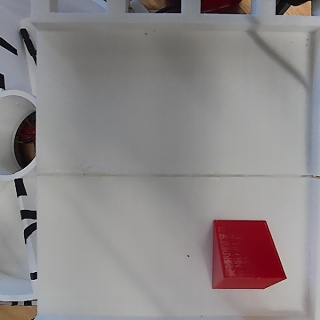
#> input picture _shot_camera.jpg, 320 x 320 px
$ python -i check_capture_session.py   (imports and definitions only)   (older library calls are emulated)
#> lines starting #> are read from the running program, lines starting #| are printed output that depends on the picture; after the words box and inside, x2 and y2 are one past the last pixel; in counts of white or black regions, pixels touching at a corner belong together
#> further down, picture is the input picture: shape (320, 320, 3); mean B, G, R 136.9, 136.3, 141.3
#!/usr/bin/env python3
"""采集会话质检（PC 侧）—— 一边拍一边看，别等 140 张拍完才发现废了。

## 检查什么

| 指标 | 判据 | 说明 |
|---|---|---|
| 托盘占宽 | 78~87% | 与 v11 训练口径一致（`cam_verdict.py` 同款白块口径）|
| 托盘占高 | ≥90% | 训练帧托盘纵贯画面 |
| 网格主方向 | \|角\| ≤ 5° | 相机滚转 |
| 清晰度 laplacian | 记录，**不作判据** | 跨场景不可比，只看同场景相对变化 |
| v11 检出 | ≥1 件 | 0 件 ⇒ 布局没摆好/太暗/糊 |
| 与上一帧差异 | >0.3% 像素 | 太小 ⇒ 你没换布局，等于重复样本 |
| 过曝/过暗 | 过曝(≥250)占比 ≤5%，均值 ≥40 | 补光灯 255 满亮时容易过曝 |

## 用法

    # 本地目录（scp 回来以后）
    python check_capture_session.py _dataset_tilt30/tilt30_20261030-200000

    # 只看汇总，不打逐帧表
    python check_capture_session.py <dir> --quiet

    # 抽检：只看前 20 张
    python check_capture_session.py <dir> --limit 20

退出码：0 = 无致命问题；1 = 有问题（会列出来）。
"""

from __future__ import annotations

import argparse
import glob
import os
import sys

import cv2
import numpy as np

W_MIN, W_MAX = 0.78, 0.87
H_MIN = 0.90
ROLL_MAX = 5.0
DIFF_MIN = 0.003          # 与上一帧的最小变化占比


def white_bbox(img):
    h, w = img.shape[:2]
#> h = 320; w = 320
    hsv = cv2.cvtColor(img, cv2.COLOR_BGR2HSV)
#> hsv: shape (320, 320, 3); mean H, S, V 56.7, 20.1, 143.4
    m = cv2.inRange(hsv, np.array((0, 0, 100), np.uint8), np.array((179, 60, 255), np.uint8))
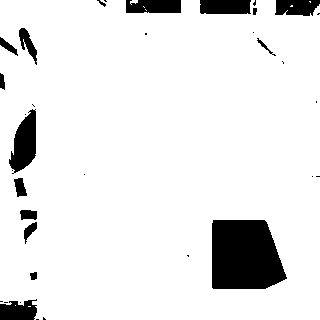
#> m: shape (320, 320); 91% white; 35 black regions (19 under 20 px), largest, box (x1, y1, x2, y2) and area: (212, 220, 287, 289) 4444, (9, 109, 36, 174) 1095, (200, 0, 251, 14) 698
    k = cv2.getStructuringElement(cv2.MORPH_ELLIPSE, (25, 25))
    m = cv2.morphologyEx(m, cv2.MORPH_CLOSE, k, 2)
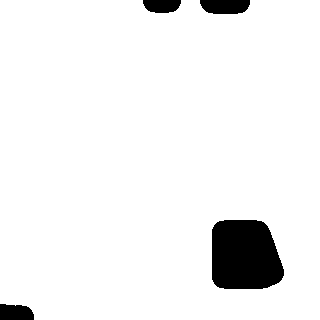
#> m: shape (320, 320); 94.3% white; 4 black regions, box (x1, y1, x2, y2) and area: (212, 220, 284, 289) 4326, (200, 0, 250, 14) 618, (0, 304, 34, 320) 478, (143, 0, 181, 13) 420
    m = cv2.morphologyEx(m, cv2.MORPH_OPEN, k, 1)
#> m: shape (320, 320); 94.3% white; 4 black regions
    cs, _ = cv2.findContours(m, cv2.RETR_EXTERNAL, cv2.CHAIN_APPROX_SIMPLE)
#> cs = 1 contour; box (x1, y1, x2, y2) and area: (0, 0, 320, 320) 100228
    if not cs:
        return None
    c = max(cs, key=cv2.contourArea)
#> c = contour of 66 points, box (x1, y1, x2, y2) (0, 0, 320, 320), area 100228
    if cv2.contourArea(c) < 0.02 * w * h:
        return None
    x, y, bw, bh = cv2.boundingRect(c)
#> x = 0; y = 0; bw = 320; bh = 320
    return x, y, x + bw, y + bh, bw / w, bh / h


# [142 lines left out: functions roll_deg, main, not called in this run]


# [2 lines not run here, left out]

>>> import cv2
>>> picture = cv2.imread('../_shot_camera.jpg')
>>> result = white_bbox(picture)
#> result = (0, 0, 320, 320, 1, 1)
